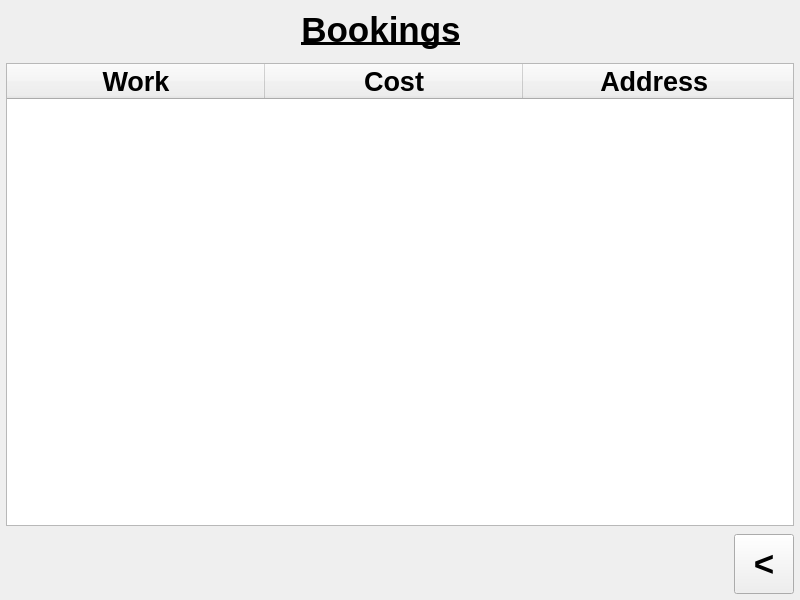
<?xml version="1.0" encoding="UTF-8"?>
<ui version="4.0">
 <class>MainWindow</class>
 <widget class="QMainWindow" name="MainWindow">
  <property name="geometry">
   <rect>
    <x>0</x>
    <y>0</y>
    <width>800</width>
    <height>600</height>
   </rect>
  </property>
  <property name="minimumSize">
   <size>
    <width>800</width>
    <height>600</height>
   </size>
  </property>
  <property name="maximumSize">
   <size>
    <width>800</width>
    <height>600</height>
   </size>
  </property>
  <property name="windowTitle">
   <string>SWEEP</string>
  </property>
  <property name="windowIcon">
   <iconset>
    <normaloff>logo.jpg</normaloff>logo.jpg</iconset>
  </property>
  <widget class="QWidget" name="centralwidget">
   <widget class="QTableWidget" name="tableWidget">
    <property name="geometry">
     <rect>
      <x>6</x>
      <y>63</y>
      <width>788</width>
      <height>463</height>
     </rect>
    </property>
    <property name="sizeAdjustPolicy">
     <enum>QAbstractScrollArea::AdjustToContents</enum>
    </property>
    <attribute name="horizontalHeaderCascadingSectionResizes">
     <bool>false</bool>
    </attribute>
    <attribute name="horizontalHeaderDefaultSectionSize">
     <number>258</number>
    </attribute>
    <attribute name="horizontalHeaderStretchLastSection">
     <bool>true</bool>
    </attribute>
    <column>
     <property name="text">
      <string>Work</string>
     </property>
     <property name="font">
      <font>
       <pointsize>20</pointsize>
       <weight>75</weight>
       <bold>true</bold>
      </font>
     </property>
    </column>
    <column>
     <property name="text">
      <string>Cost</string>
     </property>
     <property name="font">
      <font>
       <pointsize>20</pointsize>
       <weight>75</weight>
       <bold>true</bold>
      </font>
     </property>
    </column>
    <column>
     <property name="text">
      <string>Address </string>
     </property>
     <property name="font">
      <font>
       <pointsize>20</pointsize>
       <weight>75</weight>
       <bold>true</bold>
      </font>
     </property>
    </column>
   </widget>
   <widget class="QPushButton" name="pushButton_back">
    <property name="geometry">
     <rect>
      <x>734</x>
      <y>534</y>
      <width>60</width>
      <height>60</height>
     </rect>
    </property>
    <property name="maximumSize">
     <size>
      <width>60</width>
      <height>60</height>
     </size>
    </property>
    <property name="font">
     <font>
      <pointsize>26</pointsize>
      <weight>75</weight>
      <bold>true</bold>
     </font>
    </property>
    <property name="text">
     <string>&lt;</string>
    </property>
   </widget>
   <widget class="QLabel" name="label">
    <property name="geometry">
     <rect>
      <x>300</x>
      <y>6</y>
      <width>162</width>
      <height>49</height>
     </rect>
    </property>
    <property name="font">
     <font>
      <pointsize>48</pointsize>
      <weight>75</weight>
      <bold>true</bold>
     </font>
    </property>
    <property name="styleSheet">
     <string notr="true">color: black</string>
    </property>
    <property name="text">
     <string>&lt;html&gt;&lt;head/&gt;&lt;body&gt;&lt;p align=&quot;center&quot;&gt;&lt;span style=&quot; font-size:26pt; font-weight:600;&quot;/&gt;&lt;span style=&quot; font-size:26pt; font-weight:600; text-decoration: underline;&quot;&gt;Bookings&lt;/span&gt;&lt;/p&gt;&lt;/body&gt;&lt;/html&gt;</string>
    </property>
   </widget>
   <widget class="QLabel" name="label_2">
    <property name="geometry">
     <rect>
      <x>0</x>
      <y>0</y>
      <width>800</width>
      <height>600</height>
     </rect>
    </property>
    <property name="text">
     <string/>
    </property>
    <property name="pixmap">
     <pixmap>IMG_0536.jpeg</pixmap>
    </property>
    <property name="scaledContents">
     <bool>true</bool>
    </property>
   </widget>
   <zorder>label_2</zorder>
   <zorder>tableWidget</zorder>
   <zorder>pushButton_back</zorder>
   <zorder>label</zorder>
  </widget>
 </widget>
 <tabstops>
  <tabstop>tableWidget</tabstop>
 </tabstops>
 <resources/>
 <connections/>
</ui>
